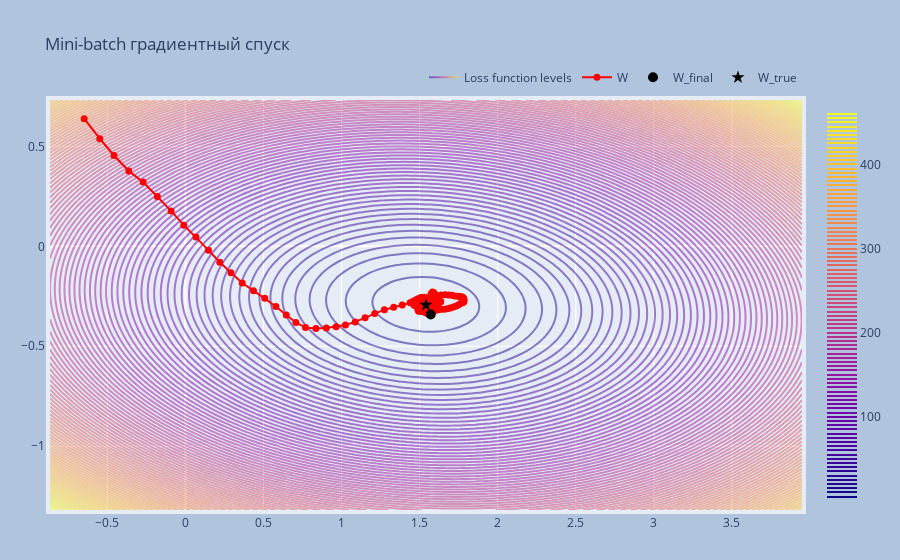

The code cell stored with this chart in its notebook:
### Code cell
from plot_trajectory import plot_trajectory

plot_trajectory(
    w_list.numpy(),
    w_true.numpy(),
    X.numpy(),
    Y.squeeze(1).numpy(),
    'Mini-batch градиентный спуск'
)

### Figure 1 — Plotly figure (JSON) as saved in the notebook; plotly's stock layout.template omitted (floating-point values rounded to 4 significant figures; data arrays with more than 128 entries replaced by an {"elided": "..."} marker saying what was removed)
{"data": [{"contours": {"coloring": "lines"}, "line": {"smoothing": 1, "width": 2}, "name": "Loss function levels", "ncontours": 100, "opacity": 0.5, "showlegend": true, "type": "contour", "x": [-0.867, -0.8183, -0.7697, -0.721, -0.6724, -0.6237, -0.5751, -0.5264, -0.4778, -0.4292, -0.3805, -0.3319, -0.2832, -0.2346, -0.1859, -0.1373, -0.08863, -0.03999, 0.008657, 0.0573, 0.1059, 0.1546, 0.2032, 0.2519, 0.3005, 0.3492, 0.3978, 0.4465, 0.4951, 0.5438, 0.5924, 0.6411, 0.6897, 0.7383, 0.787, 0.8356, 0.8843, 0.9329, 0.9816, 1.03, 1.079, 1.128, 1.176, 1.225, 1.273, 1.322, 1.371, 1.419, 1.468, 1.517, 1.565, 1.614, 1.663, 1.711, 1.76, 1.809, 1.857, 1.906, 1.954, 2.003, 2.052, 2.1, 2.149, 2.198, 2.246, 2.295, 2.344, 2.392, 2.441, 2.49, 2.538, 2.587, 2.636, 2.684, 2.733, 2.781, 2.83, 2.879, 2.927, 2.976, 3.025, 3.073, 3.122, 3.171, 3.219, 3.268, 3.317, 3.365, 3.414, 3.463, 3.511, 3.56, 3.608, 3.657, 3.706, 3.754, 3.803, 3.852, 3.9, 3.949], "y": [-1.319, -1.298, -1.278, -1.257, -1.236, -1.215, -1.195, -1.174, -1.153, -1.133, -1.112, -1.091, -1.07, -1.05, -1.029, -1.008, -0.9875, -0.9668, -0.946, -0.9253, -0.9046, -0.8839, -0.8632, -0.8425, -0.8217, -0.801, -0.7803, -0.7596, -0.7389, -0.7181, -0.6974, -0.6767, -0.656, -0.6353, -0.6146, -0.5938, -0.5731, -0.5524, -0.5317, -0.511, -0.4902, -0.4695, -0.4488, -0.4281, -0.4074, -0.3867, -0.3659, -0.3452, -0.3245, -0.3038, -0.2831, -0.2624, -0.2416, -0.2209, -0.2002, -0.1795, -0.1588, -0.138, -0.1173, -0.09661, -0.07589, -0.05517, -0.03445, -0.01374, 0.006981, 0.0277, 0.04842, 0.06913, 0.08985, 0.1106, 0.1313, 0.152, 0.1727, 0.1934, 0.2142, 0.2349, 0.2556, 0.2763, 0.297, 0.3178, 0.3385, 0.3592, 0.3799, 0.4006, 0.4213, 0.4421, 0.4628, 0.4835, 0.5042, 0.5249, 0.5456, 0.5664, 0.5871, 0.6078, 0.6285, 0.6492, 0.67, 0.6907, 0.7114, 0.7321], "z": {"elided": "100x100 float values"}}, {"marker": {"color": "red", "size": 7}, "mode": "lines+markers", "name": "W", "showlegend": true, "type": "scatter", "x": {"elided": "375 float values"}, "y": {"elided": "375 float values"}}, {"marker": {"color": "black", "size": 10}, "mode": "markers", "name": "W_final", "showlegend": true, "type": "scatter", "x": [1.571], "y": [-0.3411]}, {"marker": {"color": "black", "size": 10, "symbol": "star"}, "mode": "markers", "name": "W_true", "showlegend": true, "type": "scatter", "x": [1.541], "y": [-0.2934]}], "layout": {"autosize": true, "legend": {"orientation": "h", "x": 1, "xanchor": "right", "y": 1.02, "yanchor": "bottom"}, "margin": {"b": 50, "l": 50, "pad": 4, "r": 50, "t": 100}, "paper_bgcolor": "LightSteelBlue", "title": {"text": "Mini-batch градиентный спуск"}, "xaxis": {"range": [-0.867, 3.949], "type": "linear"}, "yaxis": {"range": [-1.319, 0.7321], "type": "linear"}}}
